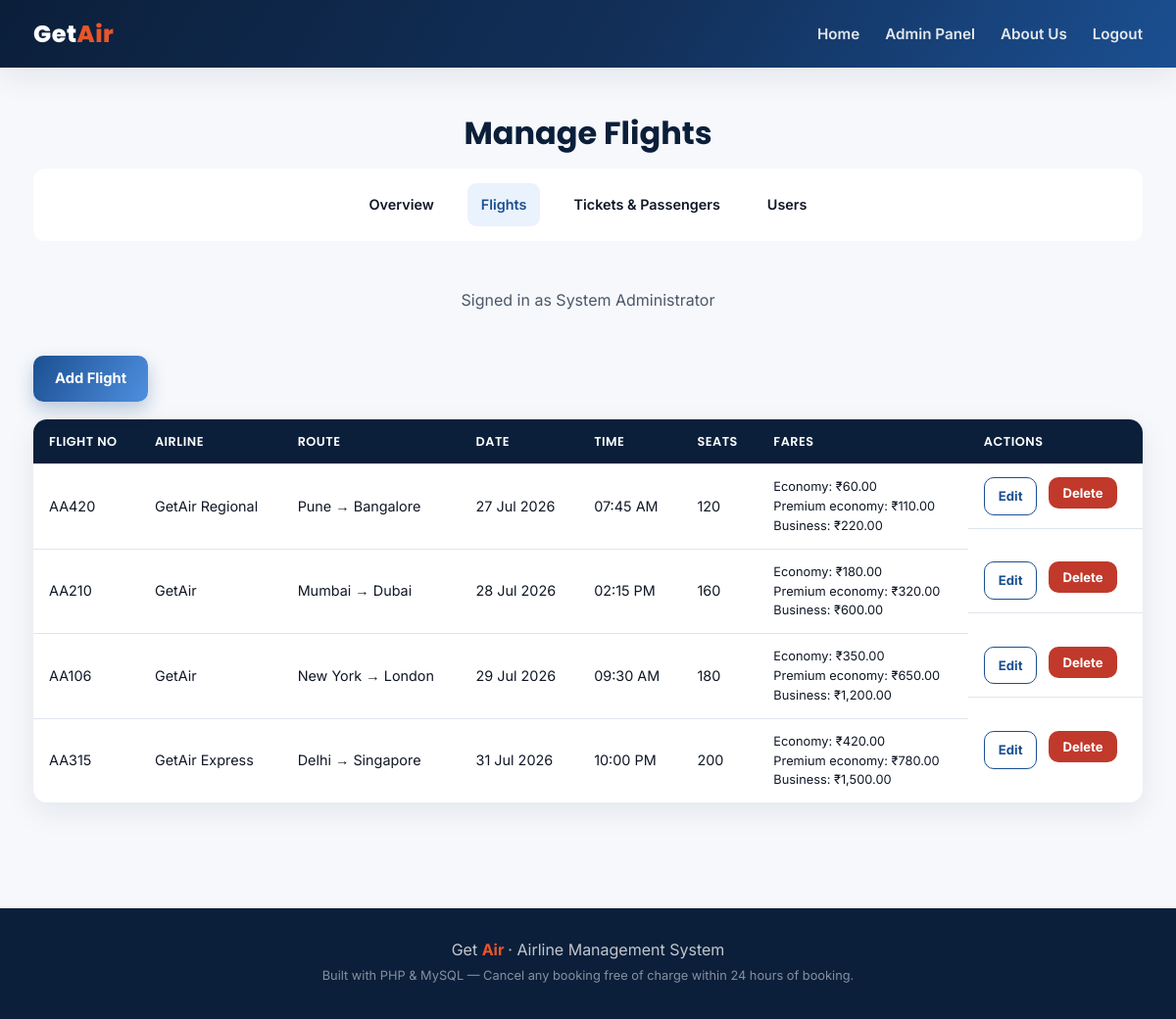
/admin/manage_flights.php (signed in), run on the app's committed database.
### tables this page shows
CREATE TABLE flights (
    flight_id     INT AUTO_INCREMENT PRIMARY KEY,
    flight_no     VARCHAR(10)  NOT NULL UNIQUE,
    flight_name   VARCHAR(100) NOT NULL,
    source        VARCHAR(100) NOT NULL,
    destination   VARCHAR(100) NOT NULL,
    flight_date   DATE         NOT NULL,
    flight_time   TIME         NOT NULL,
    airline_id    INT,
    total_seats   INT          NOT NULL DEFAULT 180,
    created_at    TIMESTAMP    NOT NULL DEFAULT CURRENT_TIMESTAMP,
    FOREIGN KEY (airline_id) REFERENCES airlines(airline_id) ON DELETE SET NULL
);

CREATE TABLE airlines (
    airline_id    INT AUTO_INCREMENT PRIMARY KEY,
    name          VARCHAR(100) NOT NULL UNIQUE
);

CREATE TABLE classes (
    class_id      INT AUTO_INCREMENT PRIMARY KEY,
    flight_id     INT NOT NULL,
    class_type    VARCHAR(20) NOT NULL,
    fare          DECIMAL(10,2) NOT NULL,
    seats_available INT NOT NULL DEFAULT 60,
    UNIQUE KEY uniq_flight_class (flight_id, class_type),
    FOREIGN KEY (flight_id) REFERENCES flights(flight_id) ON DELETE CASCADE,
    CHECK (class_type IN ('economy','premium economy','business'))
);

### includes/functions.php (called while the page is built, shortened)
<?php
function clean($v) {
    return htmlspecialchars(trim($v ?? ''), ENT_QUOTES, 'UTF-8');
}
function is_logged_in() {
    return isset($_SESSION['user_id']);
}
function is_admin() {
    return is_logged_in() && $_SESSION['user_type'] === 'admin';
}

### admin/manage_flights.php (the view, shortened to what this page needs)
<?php
require_once __DIR__ . '/../includes/functions.php';
require_once __DIR__ . '/../config/db.php';
$in_admin = true;
$flights = $pdo->query(
    "SELECT f.*, a.name AS airline_name FROM flights f
     LEFT JOIN airlines a ON a.airline_id = f.airline_id
     ORDER BY f.flight_date, f.flight_time"
)->fetchAll();
include __DIR__ . '/../includes/header.php';
?>
<div class="container">
  <h1><center>Manage Flights </center></h1>
  <div class="admin-shell">
    <?php include __DIR__ . '/_nav.php'; ?>
    <center> <p class="muted">Signed in as <?= clean($_SESSION['full_name']) ?></p> </center>
    <div>
      <div style="margin-bottom:18px;"><a href="flight_form.php" class="btn btn-primary"> Add Flight</a></div>
      <table class="data-table">
        <thead>
          <center > <tr><th>Flight No</th><th>Airline</th><th>Route</th><th>Date</th><th>Time</th><th>Seats</th><th>Fares</th><th>Actions</th></tr> </center>
        </thead>
        <tbody>
          <?php foreach ($flights as $f):
            $c = $pdo->prepare("SELECT class_type, fare FROM classes WHERE flight_id = ? ORDER BY fare");
            $c->execute([$f['flight_id']]);
            $classes = $c->fetchAll();
          ?>
          <tr>
            <td><?= clean($f['flight_no']) ?></td>
            <td><?= clean($f['airline_name'] ?? '—') ?></td>
            <td><?= clean($f['source']) ?> → <?= clean($f['destination']) ?></td>
            <td><?= date('d M Y', strtotime($f['flight_date'])) ?></td>
            <td><?= date('h:i A', strtotime($f['flight_time'])) ?></td>
            <td><?= (int)$f['total_seats'] ?></td>
            <td style="font-size:.8rem;">
              <?php foreach ($classes as $cl): ?>
                <div><?= clean(ucfirst($cl['class_type'])) ?>: ₹<?= number_format($cl['fare'],2) ?></div>
              <?php endforeach; ?>
            </td>
            <td style="display:flex; gap:12px;">
              <a href="flight_form.php?id=<?= (int)$f['flight_id'] ?>" class="btn btn-outline btn-sm">Edit</a>
              <form method="post" action="delete_flight.php" onsubmit="return confirm('Delete flight <?= clean($f['flight_no']) ?> and all its bookings data?');">
                <button class="btn btn-danger btn-sm" type="submit">Delete</button>
              </form>
            </td>
          </tr>
          <?php endforeach; ?>
        </tbody>
      </table>
    </div>
  </div>
</div>
<?php include __DIR__ . '/../includes/footer.php'; ?>

### includes/header.php (shortened to what this page needs)
<?php
require_once __DIR__ . '/functions.php';
?>
<!DOCTYPE html>
<html lang="en">
<head>
<link rel="stylesheet" href="<?= isset($in_admin) && $in_admin ? '../css/style.css' : 'css/style.css' ?>">
</head>
<body>
<header class="site-header">
  <div class="nav-wrap">
    <a href="<?= isset($in_admin) && $in_admin ? '../index.php' : 'index.php' ?>" class="brand">Get<span>Air</span></a>
    <nav class="main-nav">
      <?php $root = isset($in_admin) && $in_admin ? '../' : ''; ?>
      <a href="<?= $root ?>index.php">Home</a>
      <?php if (is_admin()): ?>
        <a href="<?= isset($in_admin) && $in_admin ? 'dashboard.php' : 'admin/dashboard.php' ?>">Admin Panel</a>
      <?php elseif (is_logged_in()): ?>
        <a href="<?= $root ?>dashboard.php">Dashboard</a>
      <?php else: ?>
        <a href="<?= $root ?>book_tickets.php">Book Tickets</a>
        <a href="<?= $root ?>check_pnr.php">Check PNR</a>
      <?php endif; ?>
      <a href="<?= $root ?>about.php">About Us</a>
      <?php if (is_logged_in()): ?>
        <a href="<?= is_admin() ? (isset($in_admin) && $in_admin ? 'logout.php' : 'admin/logout.php') : $root . 'logout.php' ?>">Logout</a>
      <?php else: ?>
        <a href="<?= $root ?>login.php">Login</a>
      <?php endif; ?>
    </nav>
  </div>
</header>
<main>

### admin/_nav.php
<?php $cur = basename($_SERVER['PHP_SELF']); ?>
<div class="admin-side">
  <center> <a href="dashboard.php" class="<?= $cur === 'dashboard.php' ? 'active' : '' ?>">Overview</a> </center>
  <center> <a href="manage_flights.php" class="<?= $cur === 'manage_flights.php' ? 'active' : '' ?>">Flights</a> </center>
  <center> <a href="view_tickets.php" class="<?= $cur === 'view_tickets.php' ? 'active' : '' ?>">Tickets &amp; Passengers</a> </center>
  <center> <a href="manage_users.php" class="<?= $cur === 'manage_users.php' ? 'active' : '' ?>">Users</a> </center>
</div>

### includes/footer.php (shortened to what this page needs)
</main>
<footer class="site-footer">
  <div class="footer-wrap">
    <p> Get <span> Air </span> &middot; Airline Management System</p>
    <p class="fine">Built with PHP &amp; MySQL — Cancel any booking free of charge within 24 hours of booking.</p>
  </div>
</footer>
</body>
</html>

### css/style.css (style rules this page uses)
:root { --navy: #0B1F3A; --navy-2: #12305A; --sky-1: #1B4F91; --sky-2: #4F8FE0; --amber: #F5A623; --amber-dark: #C97D0C; --coral: #E8562A; --paper: #F6F8FB; --card: #FFFFFF; --ink: #101826; --ink-soft: #4B5768; --line: #DFE5EE; --success: #1E8E5A; --danger: #C0392B; --font-display: 'Poppins', sans-serif; --font-body: 'Inter', sans-serif; --font-mono: 'JetBrains Mono', monospace; --radius: 14px; --shadow: 0 10px 30px rgba(11,31,58,0.08); }
* { box-sizing:border-box; }
html,body { margin:0; padding:0; }
body { font-family: var(--font-body); background: var(--paper); color: var(--ink); line-height: 1.55; }
h1,h2,h3,h4 { font-family: var(--font-display); color: var(--navy); margin: 0 0 .5em; line-height: 1.2; }
a { color: var(--sky-1); text-decoration:none; }
p { margin: 0 0 1em; }
.site-header { background: linear-gradient(120deg, var(--navy) 0%, var(--navy-2) 55%, var(--sky-1) 100%); box-shadow: var(--shadow); position: sticky; top:0; z-index: 50; }
.nav-wrap { max-width: 1180px; margin:0 auto; padding: 16px 24px; display:flex; align-items:center; justify-content:space-between; }
.brand { font-family: var(--font-display); font-weight: 800; font-size: 1.5rem; color:#fff; letter-spacing: .5px; }
.brand span { color: var(--coral); }
.main-nav { display:flex; gap: 26px; align-items:center; }
.main-nav a { color: rgba(255,255,255,.88); font-weight:600; font-size:.95rem; }
.container { max-width: 1180px; margin: 0 auto; padding: 48px 24px; }
.btn { display:inline-flex; align-items:center; justify-content:center; gap:8px; font-family: var(--font-body); font-weight:700; font-size:.92rem; padding: 12px 22px; border-radius: 10px; border:none; cursor:pointer; text-decoration:none; transition: transform .12s ease, box-shadow .12s ease; }
.btn-primary { background: linear-gradient(120deg, var(--sky-1), var(--sky-2)); color:#fff; box-shadow: 0 8px 18px rgba(27,79,145,.28); }
.btn-danger { background: var(--danger); color:#fff; }
.btn-outline { background:transparent; border:1.5px solid var(--sky-1); color: var(--sky-1); }
.btn-sm { padding: 8px 14px; font-size:.82rem; }
table.data-table { width:100%; border-collapse: collapse; background:#fff; border-radius: var(--radius); overflow:hidden; box-shadow: var(--shadow); }
table.data-table th, table.data-table td { padding: 13px 16px; text-align:left; font-size:.9rem; border-bottom: 1px solid var(--line); }
table.data-table th { background: var(--navy); color:#fff; font-family: var(--font-display); font-weight:600; font-size:.8rem; letter-spacing:.5px; text-transform:uppercase; }
table.data-table tr:last-child td { border-bottom:none; }
.muted { color: var(--ink-soft); }
.admin-shell { display:grid; grid-template-rows: 220px 1fr; gap: 28px; display:flex; flex-direction:column; }
.admin-side { display:flex; flex-direction:row; justify-content:center; align-items:center; gap:20px; background:#fff; padding:15px 25px; border-radius:12px; margin-bottom:20px; }
.admin-side a { display:block; padding: 11px 14px; border-radius:9px; color: var(--ink); font-weight:600; font-size:.9rem; }
.admin-side a:hover, .admin-side a.active { background: #EAF2FD; color: var(--sky-1); text-decoration:none; }
.site-footer { background: var(--navy); color: rgba(255,255,255,.75); padding: 30px 24px; margin-top:60px; }
.footer-wrap { max-width:1180px; margin:0 auto; text-align:center; }
.footer-wrap p { margin:0 0 4px; }
.footer-wrap span { color: var(--coral); font-weight:700; }
.footer-wrap .fine { font-size:.8rem; color: rgba(255,255,255,.5); }

### data on the page
flights: flight_no "AA420", airline.name "GetAir Regional", source "Pune", destination "Bangalore", flight_date "27 Jul 2026", flight_time "07:45 AM", total_seats "120"
classes: class_type "Economy", fare "60.00"
classes: class_type "Premium economy", fare "110.00"
classes: class_type "Business", fare "220.00"
flights: flight_no "AA210", airline.name "GetAir", source "Mumbai", destination "Dubai", flight_date "28 Jul 2026", flight_time "02:15 PM", total_seats "160"
classes: class_type "Economy", fare "180.00"
classes: class_type "Premium economy", fare "320.00"
classes: class_type "Business", fare "600.00"
flights: flight_no "AA106", airline.name "GetAir", source "New York", destination "London", flight_date "29 Jul 2026", flight_time "09:30 AM", total_seats "180"
classes: class_type "Economy", fare "350.00"
classes: class_type "Premium economy", fare "650.00"
classes: class_type "Business", fare "1,200.00"
flights: flight_no "AA315", airline.name "GetAir Express", source "Delhi", destination "Singapore", flight_date "31 Jul 2026", flight_time "10:00 PM", total_seats "200"
classes: class_type "Economy", fare "420.00"
classes: class_type "Premium economy", fare "780.00"
classes: class_type "Business", fare "1,500.00"

### other printed values
$_SESSION['full_name'] "System Administrator"
